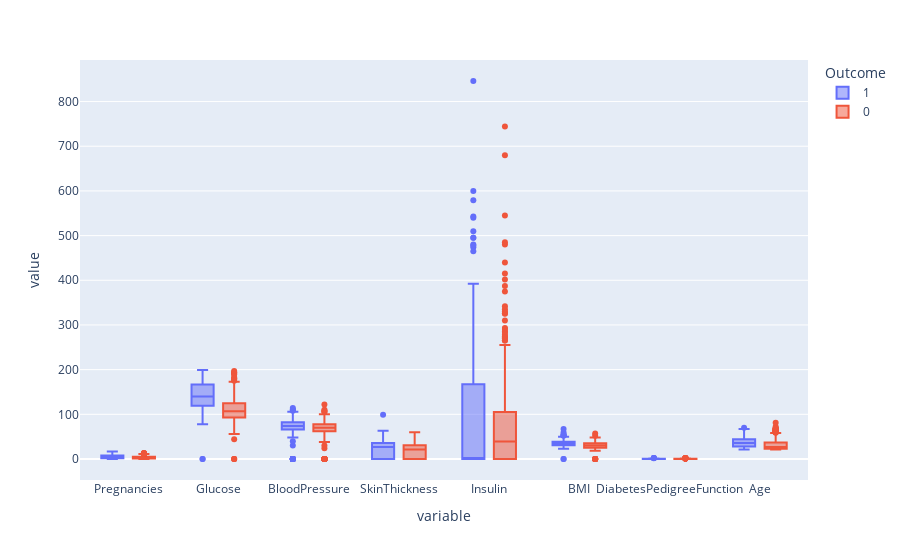

Write notebook code for a chart like this one.
### Code cell
px.box(data_frame=df,color=df['Outcome'])

### Figure 1 — Plotly figure (JSON) as saved in the notebook; plotly's stock layout.template omitted (floating-point values rounded to 4 significant figures; data arrays with more than 128 entries replaced by an {"elided": "..."} marker saying what was removed)
{"data": [{"alignmentgroup": "True", "hovertemplate": "Outcome=1<br>variable=%{x}<br>value=%{y}<extra></extra>", "legendgroup": "1", "marker": {"color": "#636efa"}, "name": "1", "notched": false, "offsetgroup": "1", "orientation": "v", "showlegend": true, "x": {"elided": "2144 str values"}, "x0": " ", "xaxis": "x", "y": {"elided": "2144 float values"}, "y0": " ", "yaxis": "y", "type": "box"}, {"alignmentgroup": "True", "hovertemplate": "Outcome=0<br>variable=%{x}<br>value=%{y}<extra></extra>", "legendgroup": "0", "marker": {"color": "#EF553B"}, "name": "0", "notched": false, "offsetgroup": "0", "orientation": "v", "showlegend": true, "x": {"elided": "4000 str values"}, "x0": " ", "xaxis": "x", "y": {"elided": "4000 float values"}, "y0": " ", "yaxis": "y", "type": "box"}], "layout": {"xaxis": {"anchor": "y", "domain": [0, 1], "title": {"text": "variable"}}, "yaxis": {"anchor": "x", "domain": [0, 1], "title": {"text": "value"}}, "legend": {"title": {"text": "Outcome"}, "tracegroupgap": 0}, "margin": {"t": 60}, "boxmode": "group"}}
